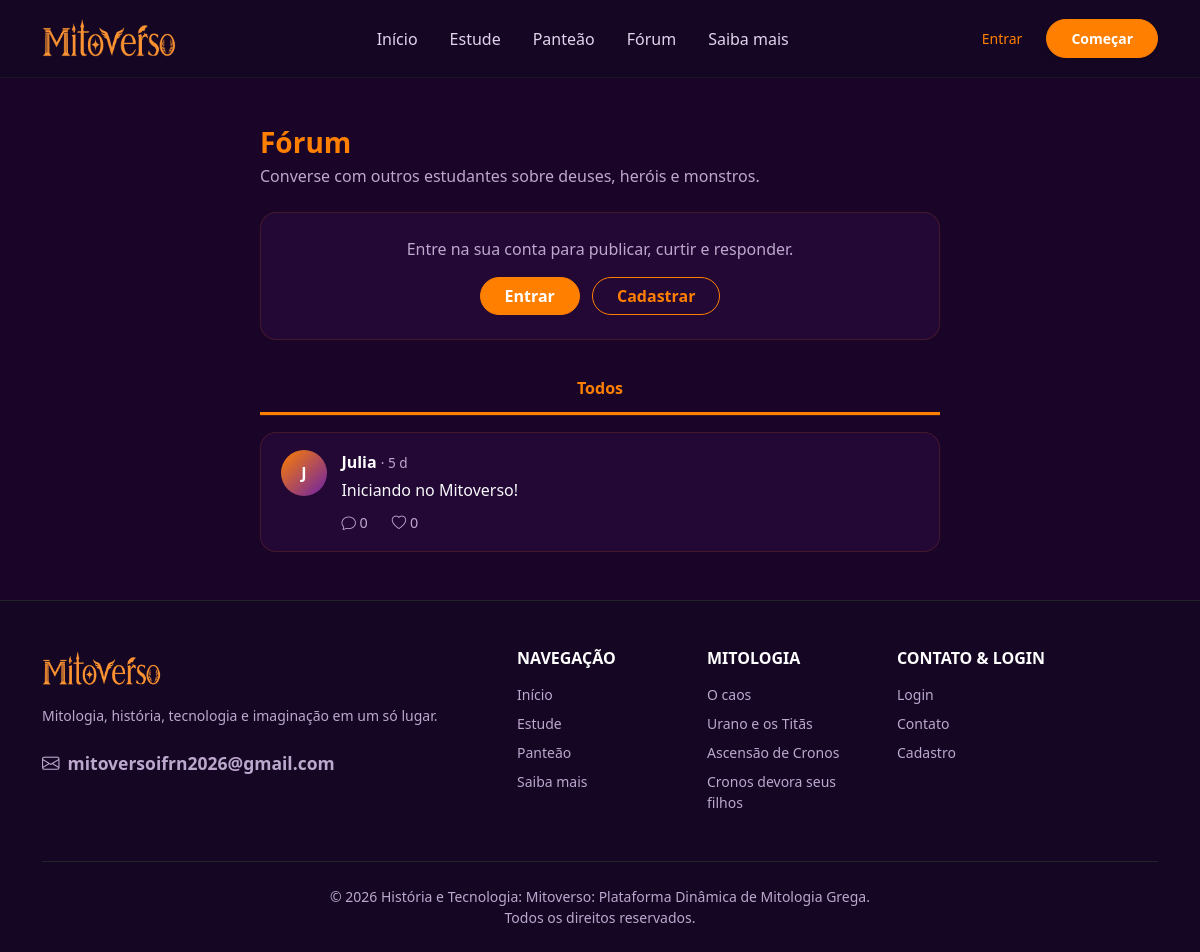
The page /posts on the database its author committed.
### app/models/post.py (models this page shows, shortened)
class Post(db.Model):
    __tablename__ = "post"
    id = db.Column(db.Integer, primary_key = True)
    conteudo = db.Column(db.Text, nullable = False)
    criado_em = db.Column(db.DateTime, nullable = False, default = lambda: datetime.now(timezone.utc))
    id_usuario = db.Column(db.Integer, db.ForeignKey("usuario.id"), nullable = False)
    id_pai = db.Column(db.Integer, db.ForeignKey("post.id"), nullable = True)
    autor = db.relationship("Usuario", backref = db.backref("posts", cascade = "all, delete-orphan"))
    respostas = db.relationship(
        "Post",
        backref = db.backref("pai", remote_side = [id]),
        cascade = "all, delete-orphan",
        order_by = "Post.criado_em"
    )
    curtidas = db.relationship("Curtida", backref = "post", cascade = "all, delete-orphan")

### app/models/usuario.py (models this page shows)
class Usuario(UserMixin, db.Model):
    __tablename__ = "usuario"
    id = db.Column(db.Integer, primary_key = True)
    nome = db.Column(db.String(100), nullable = False)
    email = db.Column(db.String(100), nullable = False, unique = True)
    senha = db.Column(db.String(256), nullable = False)
    bio = db.Column(db.String(200))
    criado_em = db.Column(db.DateTime, default = lambda: datetime.now(timezone.utc))
    seguindo = db.relationship(
        "Usuario",
        secondary = seguidor,
        primaryjoin = (seguidor.c.id_seguidor == id),
        secondaryjoin = (seguidor.c.id_seguido == id),
        backref = "seguidores"
    )

### app/routes/posts.py (the view)
@posts_bp.route("/posts")
def feed():
    aba = request.args.get("aba", "todos")
    pagina = request.args.get("pagina", 1, type = int)
    if aba == "seguindo" and current_user.is_authenticated:
        paginacao = listar_feed_seguindo(current_user, pagina)
    else:
        aba = "todos"
        paginacao = listar_feed(pagina)
    return render_template("usuario/post.html", form = PostForm(), paginacao = paginacao, aba = aba)

### app/__init__.py (called while the page is built)
@app.template_filter("tempo_atras")
def tempo_atras(data):
    if not data:
        return ""
    if data.tzinfo is None:
        data = data.replace(tzinfo = timezone.utc)
    segundos = int((datetime.now(timezone.utc) - data).total_seconds())
    if segundos < 60:
        return "agora"
    if segundos < 3600:
        return f"{segundos // 60} min"
    if segundos < 86400:
        return f"{segundos // 3600} h"
    if segundos < 604800:
        return f"{segundos // 86400} d"
    return data.strftime("%d/%m/%Y")

### app/services/post_service.py (called while the page is built)
def _paginar(consulta, pagina):
    return db.paginate(consulta, page = pagina, per_page = POSTS_POR_PAGINA, error_out = False)

def listar_feed(pagina):
    consulta = db.select(Post).where(Post.id_pai.is_(None)).order_by(Post.criado_em.desc())
    return _paginar(consulta, pagina)

### app/templates/usuario/post.html (shortened to what this page needs)
{% extends 'base.html' %}
{% block css %}<link rel="stylesheet" href="{{ url_for('static', filename='css/forum.css') }}">{% endblock %}
{% block conteudo %}
<div class="container py-5">
    <div class="forum-coluna">
        <h1 class="h3 fw-bold text-orange mb-1">Fórum</h1>
        <p class="text-mv-muted mb-4">Converse com outros estudantes sobre deuses, heróis e monstros.</p>
        {% if current_user.is_authenticated %}
            <div class="painel p-3 mb-4">
                <form action="{{ url_for('posts.novo_post') }}" method="POST">
                    {{ form.hidden_tag() }}
                    <div class="d-flex gap-3">
                        <span class="avatar-inicial">{{ current_user.nome[0]|upper }}</span>
                        {{ form.conteudo(class="form-control campo-post", rows=3, maxlength=500, placeholder="O que os deuses estão dizendo?") }}
                    </div>
                    <div class="d-flex justify-content-between align-items-center mt-2">
                        <small class="contador text-mv-muted">0/500</small>
                        {{ form.enviar(class="btn btn-mitoverso rounded-pill px-4") }}
                    </div>
                </form>
            </div>
        {% else %}
            <div class="painel p-4 mb-4 text-center">
                <p class="mb-3 text-mv-muted">Entre na sua conta para publicar, curtir e responder.</p>
                <a href="{{ url_for('autenticacao.login') }}" class="btn btn-mitoverso rounded-pill px-4 me-2">Entrar</a>
                <a href="{{ url_for('autenticacao.cadastro') }}" class="btn btn-outline-mitoverso rounded-pill px-4">Cadastrar</a>
            </div>
        {% endif %}
        <div class="abas">
            <a href="{{ url_for('posts.feed') }}" class="{{ 'ativa' if aba == 'todos' }}">Todos</a>
        </div>
        <div class="painel lista-posts">
            {% for post in paginacao.items %}
                {% include 'usuario/_post_card.html' %}
            {% endfor %}
        </div>
    </div>
</div>
{% endblock %}

### app/templates/usuario/_post_card.html (shortened to what this page needs)
<article class="post-card" id="post-{{ post.id }}">
    <a href="{{ url_for('perfil.ver_perfil', id_usuario=post.autor.id) }}" class="avatar-inicial" aria-label="Perfil de {{ post.autor.nome }}">
        {{ post.autor.nome[0]|upper }}
    </a>
    <div class="post-corpo">
        <div class="post-cabecalho">
            <a href="{{ url_for('perfil.ver_perfil', id_usuario=post.autor.id) }}" class="post-autor">{{ post.autor.nome }}</a>
            <span class="post-data">· {{ post.criado_em|tempo_atras }}</span>
        </div>
        <a href="{{ url_for('posts.ver_post', id_post=post.id) }}" class="post-texto-link">
            <p class="post-texto">{{ post.conteudo }}</p>
        </a>
        <div class="post-acoes">
            <a href="{{ url_for('posts.ver_post', id_post=post.id) }}" class="acao">
                <i class="bi bi-chat"></i> {{ post.respostas|length }}
            </a>
            {% if current_user.is_authenticated %}
                <form action="{{ url_for('posts.curtir', id_post=post.id) }}" method="POST" class="d-inline">
                    <input type="hidden" name="csrf_token" value="{{ csrf_token() }}">
                    <input type="hidden" name="next" value="{{ request.full_path|trim('?') }}#post-{{ post.id }}">
                    <button type="submit" class="acao {{ 'curtido' if post.curtido_por(current_user) }}" aria-label="Curtir">
                        <i class="bi {{ 'bi-heart-fill' if post.curtido_por(current_user) else 'bi-heart' }}"></i> {{ post.curtidas|length }}
                    </button>
                </form>
            {% else %}
                <a href="{{ url_for('autenticacao.login') }}" class="acao">
                    <i class="bi bi-heart"></i> {{ post.curtidas|length }}
                </a>
            {% endif %}
        </div>
    </div>
</article>

### app/static/css/style.css (style rules this page uses)
* { margin: 0; padding: 0; }

### app/static/css/cab_rod_index.css (style rules this page uses)
:root { --mv-purple-dark: #1a0528; --mv-purple-main: #2b093f; --mv-purple-light: #4a154b; --mv-purple-accent: #6b21a8; --mv-orange-main: #ff7f00; --mv-orange-hover: #e67300; --mv-orange-light: #ff9f43; --mv-text-muted: #bda8cd; }
body { font-family: system-ui, -apple-system, "Segoe UI", Roboto, "Helvetica Neue", Arial, sans-serif; background-color: var(--mv-purple-dark); color: #f8f9fa; overflow-x: hidden; }
.text-orange { color: var(--mv-orange-main) !important; }
.text-mv-muted { color: var(--mv-text-muted) !important; }
.btn-mitoverso { background-color: var(--mv-orange-main); border-color: var(--mv-orange-main); color: #ffffff; font-weight: 600; transition: all 0.2s ease-in-out; }
.btn-outline-mitoverso { border-color: var(--mv-orange-main); color: var(--mv-orange-main); font-weight: 600; transition: all 0.2s ease-in-out; }

### app/static/css/forum.css (style rules this page uses)
.forum-coluna { max-width:680px; margin:0 auto; }
.painel { background:rgba(43,9,63,.6); border:1px solid rgba(255,127,0,.15); border-radius:1rem; }
.lista-posts { overflow:hidden; }
.avatar-inicial { width:46px; height:46px; flex-shrink:0; display:flex; align-items:center; justify-content:center; border-radius:50%; background:linear-gradient(135deg,var(--mv-orange-main),var(--mv-purple-accent)); color:#fff; font-weight:700; text-decoration:none; }
.abas { display:flex; margin-bottom:1rem; border-bottom:1px solid rgba(255,127,0,.15); }
.abas a { flex:1; padding:.75rem 1rem; text-align:center; text-decoration:none; font-weight:600; color:var(--mv-text-muted); border-bottom:3px solid transparent; transition:color .2s; }
.abas a.ativa { color:var(--mv-orange-main); border-bottom-color:var(--mv-orange-main); }
.post-card { display:flex; gap:.9rem; padding:1.1rem 1.25rem; border-bottom:1px solid rgba(255,127,0,.12); transition:background .2s; }
.post-card:last-child { border-bottom:none; }
.post-corpo { flex:1; min-width:0; }
.post-autor { font-weight:700; color:#fff; text-decoration:none; }
.post-data { color:var(--mv-text-muted); font-size:.85rem; }
.post-texto-link { color:inherit; text-decoration:none; }
.post-texto { margin:.25rem 0 .6rem; white-space:pre-wrap; overflow-wrap:anywhere; }
.post-acoes { display:flex; align-items:center; gap:1.5rem; }
.acao { background:none; border:none; padding:0; color:var(--mv-text-muted); font-size:.9rem; text-decoration:none; cursor:pointer; transition:color .2s; }

### rows shown on the page
Post: autor "J", autor.nome "Julia", criado_em|tempo_atras "5 d", conteudo "Iniciando no Mitoverso!", respostas|length "0", curtidas|length "0"
